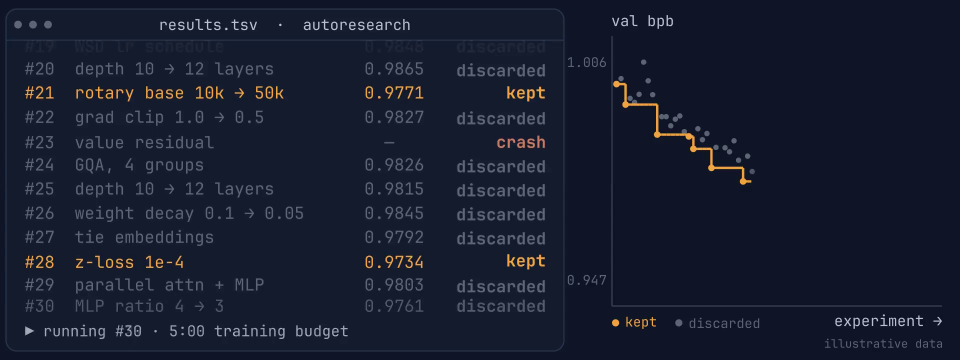
#> input picture figuras/escena01/scene01_still.png, 1920 x 720 px (shown at 1/2 size)
$ python contraste.py ../../../../../figuras/escena01/scene01_still.png
#> lines starting #> are read from the running program, lines starting #| are printed output that depends on the picture
#> in main, img is the input picture: PIL image 1920x720 RGB; mean R, G, B 22.7, 29.2, 45.9
#!/usr/bin/env python3
"""Revisa el color de una figura: contraste, legibilidad en gris y daltonismo.

Uso:
    python3 contraste.py figura.png [--salida carpeta] [--colores 8]
    python3 contraste.py figura.png --paleta "#d62728,#2ca02c"   # compara los colores exactos del script

Qué hace:
1. Reduce la figura a sus N colores dominantes y toma el más frecuente como fondo.
2. Para cada color reporta su proporción, su luminancia y su contraste contra el fondo (WCAG).
3. Para cada par de colores de datos calcula la diferencia perceptual (ΔE en CIELAB):
   en color normal, en escala de grises y con daltonismo simulado (protan, deutan, tritan;
   matrices de Machado et al., 2009, severidad 1.0).
4. Guarda la figura en gris y con cada simulación, para que alguien (o un agente) la mire.

Umbrales usados: ΔE < 10 se marca «difícil de distinguir»; contraste < 3:1 contra el fondo se
marca «bajo». Son reglas prácticas, no normas: el criterio final es mirar las imágenes.

Solo depende de numpy y Pillow.
"""
import argparse
import itertools
from pathlib import Path

import numpy as np
from PIL import Image

MACHADO = {
    "protanopia": np.array([[0.152286, 1.052583, -0.204868],
                            [0.114503, 0.786281, 0.099216],
                            [-0.003882, -0.048116, 1.051998]]),
    "deuteranopia": np.array([[0.367322, 0.860646, -0.227968],
                              [0.280085, 0.672501, 0.047413],
                              [-0.011820, 0.042940, 0.968881]]),
    "tritanopia": np.array([[1.255528, -0.076749, -0.178779],
                            [-0.078411, 0.930809, 0.147602],
                            [0.004733, 0.691367, 0.303900]]),
}
UMBRAL_DE = 10.0
UMBRAL_CONTRASTE = 3.0


def a_lineal(rgb):
    rgb = np.asarray(rgb, dtype=float) / 255.0
    return np.where(rgb <= 0.04045, rgb / 12.92, ((rgb + 0.055) / 1.055) ** 2.4)


def a_srgb(lin):
    lin = np.clip(lin, 0, 1)
    s = np.where(lin <= 0.0031308, lin * 12.92, 1.055 * lin ** (1 / 2.4) - 0.055)
    return np.round(s * 255).astype(np.uint8)


def luminancia(rgb):
    return a_lineal(rgb) @ np.array([0.2126, 0.7152, 0.0722])


def contraste(l1, l2):
    hi, lo = max(l1, l2), min(l1, l2)
    return (hi + 0.05) / (lo + 0.05)


def a_lab(rgb):
    lin = a_lineal(rgb)
    m = np.array([[0.4124, 0.3576, 0.1805], [0.2126, 0.7152, 0.0722], [0.0193, 0.1192, 0.9505]])
    xyz = lin @ m.T / np.array([0.95047, 1.0, 1.08883])
    f = np.where(xyz > (6 / 29) ** 3, np.cbrt(xyz), xyz / (3 * (6 / 29) ** 2) + 4 / 29)
    return np.stack([116 * f[..., 1] - 16, 500 * (f[..., 0] - f[..., 1]), 200 * (f[..., 1] - f[..., 2])], -1)


def simular(rgb, tipo):
    lin = a_lineal(rgb)
    if tipo == "gris":
        y = lin @ np.array([0.2126, 0.7152, 0.0722])
        return a_srgb(np.repeat(y[..., None], 3, -1))
    return a_srgb(lin @ MACHADO[tipo].T)


def delta_e(c1, c2):
    return float(np.linalg.norm(a_lab(c1) - a_lab(c2)))


def colores_dominantes(img, n):
#> called with n = 8
    pequeña = img.copy()
    pequeña.thumbnail((500, 500))
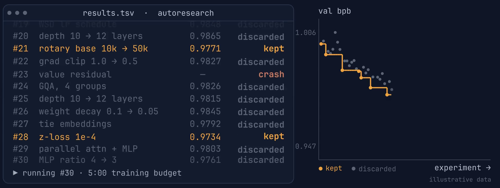
#> pequeña: PIL image 500x188 RGB; mean R, G, B 22.7, 29.2, 45.9
    q = pequeña.quantize(colors=n, method=Image.Quantize.MEDIANCUT)
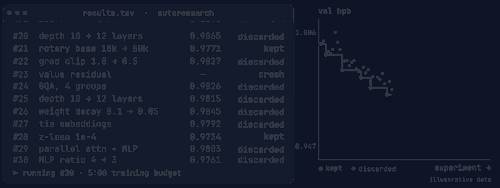
#> q: PIL image 500x188 P; mean R, G, B 20.2, 26.9, 44.1
    paleta = np.array(q.getpalette()[: 3 * n]).reshape(-1, 3)
#> paleta = [[50, 54, 67], [19, 27, 45], [18, 25, 44], [15, 23, 41], [15, 21, 38], [15, 21, 37], [13, 22, 40], [13, 19, 37]]
    cuentas = np.bincount(np.asarray(q).ravel(), minlength=n)
#> cuentas = [9083, 41053, 3599, 903, 36697, 146, 297, 2222]
    orden = np.argsort(cuentas)[::-1]
#> orden = [1, 4, 0, 2, 7, 3, 6, 5]
    total = cuentas.sum()
#> total = 94000
    return [(paleta[i], cuentas[i] / total) for i in orden if cuentas[i] > 0]


def hexa(c):
    return "#{:02X}{:02X}{:02X}".format(*map(int, c))


def main():
    ap = argparse.ArgumentParser(description=__doc__.splitlines()[0])
    ap.add_argument("imagen")
    ap.add_argument("--salida", default=None, help="carpeta para las simulaciones (por defecto, junto a la imagen)")
    ap.add_argument("--colores", type=int, default=8)
    ap.add_argument("--min-proporcion", type=float, default=0.004,
                    help="ignora colores que ocupan menos que esta fracción (antialiasing)")
    ap.add_argument("--paleta", help="colores de las series separados por coma (p. ej. los del script de "
                    "matplotlib); si se da, se comparan estos en vez de los detectados")
    a = ap.parse_args()

    ruta = Path(a.imagen)
    img = Image.open(ruta).convert("RGB")
    salida = Path(a.salida) if a.salida else ruta.parent / f"{ruta.stem}_color"
    salida.mkdir(parents=True, exist_ok=True)

    dom = [(c, p) for c, p in colores_dominantes(img, a.colores) if p >= a.min_proporcion]
#> dom = [([19, 27, 45], 0.437), ([15, 21, 38], 0.39), ([50, 54, 67], 0.0966), ([18, 25, 44], 0.0383), ([13, 19, 37], 0.0236), ([15, 23, 41], 0.00961)]
    fondo, _ = dom[0]
#> fondo = [19, 27, 45]
    l_fondo = luminancia(fondo)
#> in a_lineal, `rgb = np.asarray(rgb, dtype=float) / 255.0`: rgb = [0.0745, 0.106, 0.176]
#> l_fondo = 0.0111
    datos = dom[1:]
#> datos = [([15, 21, 38], 0.39), ([50, 54, 67], 0.0966), ([18, 25, 44], 0.0383), ([13, 19, 37], 0.0236), ([15, 23, 41], 0.00961)]

    print(f"# Color de {ruta.name}\n")
    print(f"Tamaño: {img.width}×{img.height} px. Fondo supuesto: {hexa(fondo)} (el color más frecuente).\n")
#| Tamaño: 1920×720 px. Fondo supuesto: #131B2D (el color más frecuente).
    print("## Colores dominantes\n")
    print("| color | proporción | contraste con el fondo | aviso |")
    print("|---|---|---|---|")
    for c, p in datos:
        cr = contraste(luminancia(c), l_fondo)
        aviso = "bajo" if cr < UMBRAL_CONTRASTE else ""
        print(f"| {hexa(c)} | {p:.1%} | {cr:.1f}:1 | {aviso} |")
#> this loop made 5 passes
#> (c, p, hi in contraste, lo in contraste, cr) on passes 1 to 5: ([15, 21, 38], 0.39, 0.0111, 0.00778, 1.06), ([50, 54, 67], 0.0966, 0.0372, 0.0111, 1.43), ([18, 25, 44], 0.0383, 0.0111, 0.0101, 1.02), ([13, 19, 37], 0.0236, 0.0111, 0.00685, 1.08), ([15, 23, 41], 0.00961, 0.0111, 0.00874, 1.04)
#| | #0F1526 | 39.0% | 1.1:1 | bajo |
#| | #323643 | 9.7% | 1.4:1 | bajo |
#| | #12192C | 3.8% | 1.0:1 | bajo |
#| | #0D1325 | 2.4% | 1.1:1 | bajo |
#| | #0F1729 | 1.0% | 1.0:1 | bajo |

    # descarta grises casi neutros (texto, ejes) de la comparación entre pares
    def croma(c):
        lab = a_lab(c)
        return float(np.hypot(lab[1], lab[2]))
    if a.paleta:
        series = [np.array([int(h.strip().lstrip("#")[i:i + 2], 16) for i in (0, 2, 4)]) for h in a.paleta.split(",")]
        print(f"\n## Pares de la paleta indicada ({len(series)} colores)\n")
    else:
        series = [c for c, _ in datos if croma(c) > 12]
#> series = [[15, 21, 38], [18, 25, 44], [13, 19, 37], [15, 23, 41]]
        print(f"\n## Pares de colores de datos ({len(series)} colores con tono; se excluyen grises)\n")
#| ## Pares de colores de datos (4 colores con tono; se excluyen grises)
        print("Nota: un mapa de calor aporta muchos colores; si la figura tiene líneas o barras, "
              "es más fiable pasar sus colores exactos con --paleta.\n")
    if len(series) < 2:
        print("Menos de dos colores con tono: la figura no depende del color para distinguir series.")
    else:
        vistas = ["normal", "gris", "protanopia", "deuteranopia", "tritanopia"]
        print("| par | " + " | ".join(f"ΔE {v}" for v in vistas) + " |")
        print("|---|" + "---|" * len(vistas))
        problemas = []
        for c1, c2 in itertools.combinations(series, 2):
            fila = []
            for v in vistas:
                s1 = c1 if v == "normal" else simular(c1, v)
                s2 = c2 if v == "normal" else simular(c2, v)
                d = delta_e(s1, s2)
                marca = " ⚠" if d < UMBRAL_DE else ""
                if d < UMBRAL_DE and v != "normal":
                    problemas.append((hexa(c1), hexa(c2), v, d))
                fila.append(f"{d:.0f}{marca}")
            print(f"| {hexa(c1)} – {hexa(c2)} | " + " | ".join(fila) + " |")
#> this loop made 6 passes
#> (c1, c2) on passes 1 to 4: ([15, 21, 38], [18, 25, 44]), ([15, 21, 38], [13, 19, 37]), ([15, 21, 38], [15, 23, 41]), ([18, 25, 44], [13, 19, 37])
#| | #0F1526 – #12192C | 2 ⚠ | 2 ⚠ | 2 ⚠ | 2 ⚠ | 2 ⚠ |
#| | #0F1526 – #0D1325 | 1 ⚠ | 1 ⚠ | 1 ⚠ | 1 ⚠ | 1 ⚠ |
#| | #0F1526 – #0F1729 | 1 ⚠ | 0 ⚠ | 1 ⚠ | 2 ⚠ | 2 ⚠ |
#| | #12192C – #0D1325 | 3 ⚠ | 3 ⚠ | 3 ⚠ | 3 ⚠ | 3 ⚠ |
#| | #12192C – #0F1729 | 1 ⚠ | 2 ⚠ | 1 ⚠ | 1 ⚠ | 1 ⚠ |
#| | #0D1325 – #0F1729 | 2 ⚠ | 1 ⚠ | 2 ⚠ | 2 ⚠ | 2 ⚠ |
#> after the loop, problemas = 24 items
        print("\n## Resumen\n")
        if problemas:
            for h1, h2, v, d in problemas:
                print(f"- {h1} y {h2} se confunden en **{v}** (ΔE {d:.0f} < {UMBRAL_DE:.0f}).")
#> this loop made 24 passes
#> (h1, h2, v, d) on passes 1 to 12: ('#0F1526', '#12192C', 'gris', 2.02), ('#0F1526', '#12192C', 'protanopia', 2.39), ('#0F1526', '#12192C', 'deuteranopia', 2.43), ('#0F1526', '#12192C', 'tritanopia', 2.32), ('#0F1526', '#0D1325', 'gris', 0.928), ('#0F1526', '#0D1325', 'protanopia', 1.23), ('#0F1526', '#0D1325', 'deuteranopia', 1.08), ('#0F1526', '#0D1325', 'tritanopia', 1.29), ('#0F1526', '#0F1729', 'gris', 0.492), ('#0F1526', '#0F1729', 'protanopia', 1.2), ('#0F1526', '#0F1729', 'deuteranopia', 1.7), ('#0F1526', '#0F1729', 'tritanopia', 1.62)
#| - #0F1526 y #12192C se confunden en **gris** (ΔE 2 < 10).
#| - #0F1526 y #12192C se confunden en **protanopia** (ΔE 2 < 10).
#| - #0F1526 y #12192C se confunden en **deuteranopia** (ΔE 2 < 10).
#| - #0F1526 y #12192C se confunden en **tritanopia** (ΔE 2 < 10).
#| - #0F1526 y #0D1325 se confunden en **gris** (ΔE 1 < 10).
#| - #0F1526 y #0D1325 se confunden en **protanopia** (ΔE 1 < 10).
#| - #0F1526 y #0D1325 se confunden en **deuteranopia** (ΔE 1 < 10).
#| - #0F1526 y #0D1325 se confunden en **tritanopia** (ΔE 1 < 10).
#> (further printed lines are left out)
        else:
            print("- Ningún par de colores de datos se confunde en gris ni con daltonismo simulado.")

    arr = np.asarray(img)
    for v in ["gris", "deuteranopia", "protanopia", "tritanopia"]:
        Image.fromarray(simular(arr, v)).save(salida / f"{ruta.stem}_{v}.png")
#> this loop made 4 passes
#> pass 1, in simular (call 49), `lin = a_lineal(rgb)`:
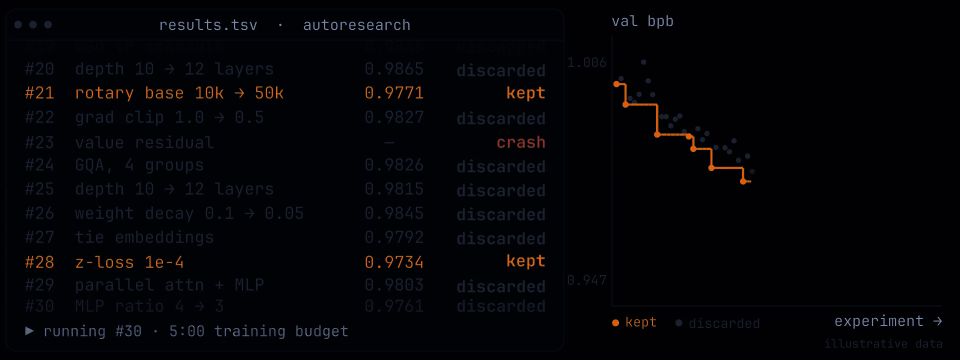
#> lin: shape (720, 1920, 3) float64 (shown at 1/2 size); mean R, G, B 0.0166, 0.0182, 0.0319
    print(f"\nSimulaciones guardadas en {salida}/ (gris, deuteranopia, protanopia, tritanopia). Míralas.")


if __name__ == "__main__":
    main()
